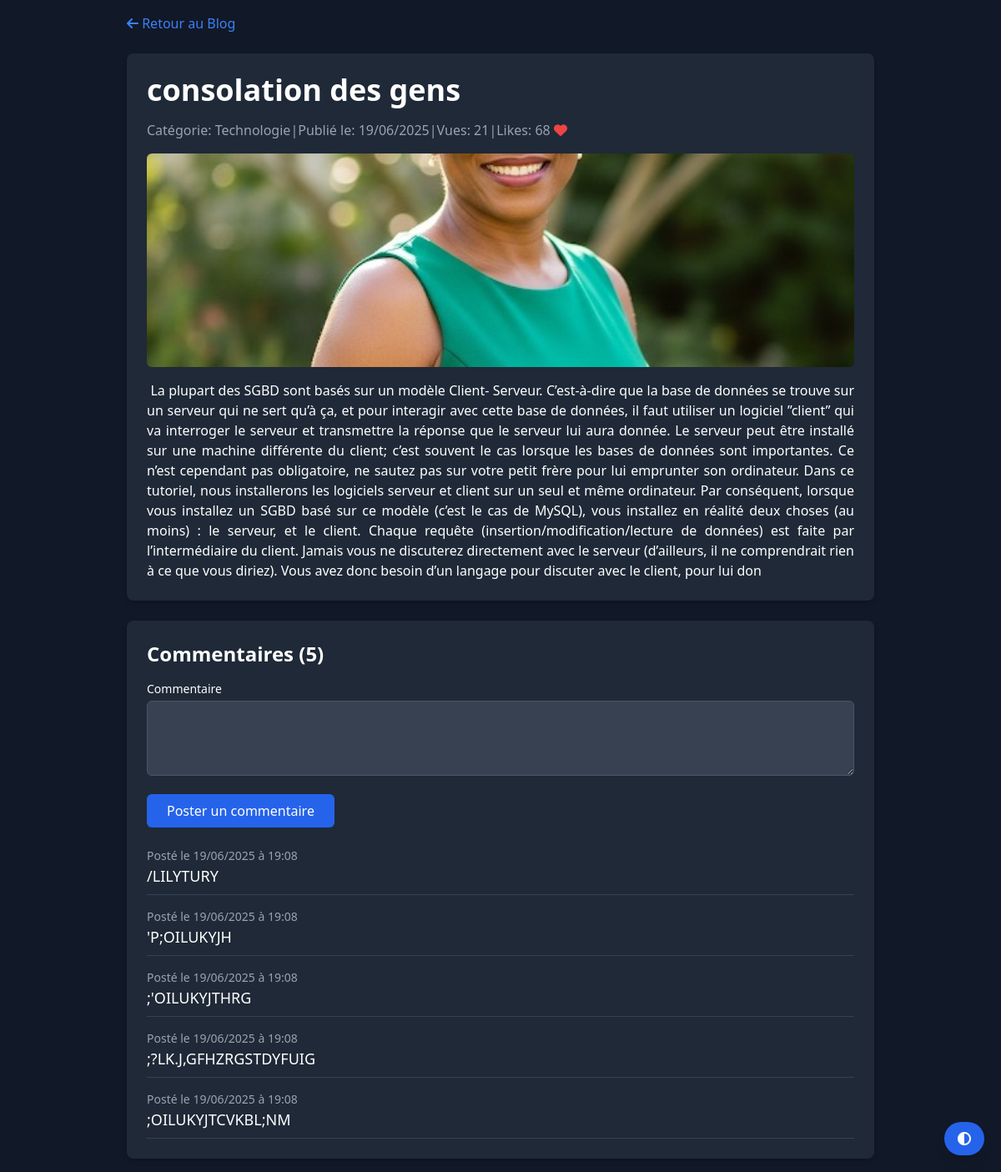
Screenshot of /post/8 with the database file from the repository.
### models.py (models this page shows)
class BlogPost(db.Model):
    id = db.Column(db.Integer, primary_key=True, autoincrement=True)
    title = db.Column(db.String(100), nullable=False)
    content = db.Column(db.Text, nullable=False)
    media_path = db.Column(db.String(200), nullable=True)
    published = db.Column(db.Boolean, default=False)
    created_at = db.Column(db.DateTime, default=datetime.utcnow)
    views = db.Column(db.Integer, default=0)
    likes = db.Column(db.Integer, default=0)
    category_id = db.Column(db.Integer, db.ForeignKey('category.id'), nullable=False)
    author_id = db.Column(db.Integer, db.ForeignKey('user.id'), nullable=False)
    comments = db.relationship('Comment', backref='post', cascade='all, delete-orphan', lazy=True)

class Category(db.Model):
    id = db.Column(db.Integer, primary_key=True, autoincrement=True)
    name = db.Column(db.String(50), unique=True, nullable=False)
    posts = db.relationship('BlogPost', backref='category', lazy=True)

class Comment(db.Model):
    id = db.Column(db.Integer, primary_key=True, autoincrement=True)
    content = db.Column(db.Text, nullable=False)
    created_at = db.Column(db.DateTime, default=datetime.utcnow)
    post_id = db.Column(db.Integer, db.ForeignKey('blog_post.id'), nullable=False)

### app.py (the view)
@app.route('/post/<int:post_id>', methods=['GET', 'POST'])
def post_detail(post_id):
    post = BlogPost.query.get_or_404(post_id)
    if post.published or (current_user.is_authenticated and current_user.id == post.author_id):
        post.views += 1
        db.session.commit()
        form = CommentForm()
        if form.validate_on_submit():
            comment = Comment(content=form.content.data, post_id=post.id)
            db.session.add(comment)
            db.session.commit()
            flash("Commentaire ajouté !", "success")
            return redirect(url_for('post_detail', post_id=post.id))
        comments = Comment.query.filter_by(post_id=post.id).all()
        return render_template('post_detail.html', post=post, comments=comments, form=form)
    return redirect(url_for('Hakilia_blog'))

### forms.py
class CommentForm(FlaskForm):
    content = TextAreaField('Commentaire', validators=[DataRequired()])
    submit = SubmitField('Poster')

### templates/post_detail.html (shortened to what this page needs)
{% extends "base.html" %}
{% block content %}
    <div class="max-w-4xl mx-auto">
        <a href="{{ url_for('Hakilia_blog') }}" class="text-blue-500 hover:underline mb-6 inline-block"><i class="fas fa-arrow-left"></i> Retour au Blog</a>
        <article class="bg-white dark:bg-gray-800 p-6 rounded-lg shadow-md mb-6">
            <h1 class="text-4xl font-bold mb-4">{{ post.title }}</h1>
            <div class="flex items-center text-gray-500 dark:text-gray-400 mb-4">
                <span>Catégorie: {{ post.category.name }}</span> |
                <span>Publié le: {{ post.created_at.strftime('%d/%m/%Y') }}</span> |
                <span>Vues: {{ post.views }}</span> |
                <span>Likes: <span id="like-count">{{ post.likes }}</span> <button id="like-btn" class="text-red-500 hover:text-red-700"><i class="fas fa-heart"></i></button></span>
            </div>
            {% if post.media_path %}
                {% if post.media_path.endswith(('mp4',)) %}
                    <video controls class="w-full h-64 object-cover rounded-md mb-4">
                        <source src="{{ url_for('static', filename='img/' + post.media_path) }}" type="video/mp4">
                    </video>
                {% else %}
                    <img src="{{ url_for('static', filename='img/' + post.media_path) }}" alt="{{ post.title }}" class="w-full h-64 object-cover rounded-md mb-4">
                {% endif %}
            {% endif %}
            <div class="prose dark:prose-invert">{{ post.content|safe }}</div>
        </article>
        <section class="bg-white dark:bg-gray-800 p-6 rounded-lg shadow-md">
            <h2 class="text-2xl font-semibold mb-4">Commentaires ({{ comments|length }})</h2>
            <form action="{{ url_for('post_detail', post_id=post.id) }}" method="POST" class="mb-6 space-y-4">
                <div>
                    {{ form.content.label(class="block text-sm font-medium mb-1") }}
                    {{ form.content(class="w-full p-2 border border-gray-300 rounded-md dark:bg-gray-700 dark:border-gray-600", rows=3) }}
                </div>
                <button type="submit" class="bg-blue-600 text-white px-6 py-2 rounded-md hover:bg-blue-700 transition">Poster un commentaire</button>
            </form>
            <ul class="space-y-4">
                {% for comment in comments %}
                    <li class="border-b dark:border-gray-700 pb-2">
                        <p class="text-gray-600 dark:text-gray-400 text-sm">Posté le {{ comment.created_at.strftime('%d/%m/%Y à %H:%M') }}</p>
                        <p class="text-lg">{{ comment.content }}</p>
                    </li>
                {% endfor %}
            </ul>
        </section>
    </div>
{% endblock %}

### templates/base.html (style rules this page uses)
.ql-align-justify { text-align: justify; }
h1 { font-size: 2rem; font-weight: bold; margin: 1em 0 0.5em; }
h2 { font-size: 1.5rem; font-weight: bold; margin: 1em 0 0.5em; }

### rows the page displays
BlogPost: title "consolation des gens", created_at "19/06/2025", views "21", likes "68", media_path (picture), content "La plupart des SGBD sont basés sur un modèle Client- Serveur. C’est-à-dire que la base de données se trouve sur un serveur qui ne sert qu’à ça, et pour interagir avec cette base de données, il faut utiliser un logiciel ”client” qui va interroger le serveur et transmettre la réponse que le serveur lui aura donnée. Le serveur peut être installé sur une machine différente du client; c’est souvent le cas lorsque les bases de données sont importantes. Ce n’est cependant pas obligatoire, ne sautez pas sur votre petit frère pour lui emprunter son ordinateur. Dans ce tutoriel, nous installerons les logiciels serveur et client sur un seul et même ordinateur. Par conséquent, lorsque vous installez un…"
Category: category.name "Technologie"
Comment: created_at "19/06/2025 à 19:08", content "/LILYTURY"
Comment: created_at "19/06/2025 à 19:08", content "'P;OILUKYJH"
Comment: created_at "19/06/2025 à 19:08", content ";'OILUKYJTHRG"
Comment: created_at "19/06/2025 à 19:08", content ";?LK.J,GFHZRGSTDYFUIG"
Comment: created_at "19/06/2025 à 19:08", content ";OILUKYJTCVKBL;NM"

### other values shown
{{ comments|length }} "5"
